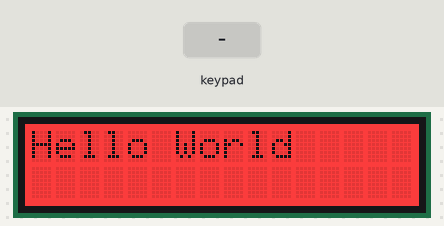
Simulated run of this sketch. Board: Arduino Uno, built with avr-gcc and run on an emulated ATmega328P. On the bench: 16×2 character LCD. The inputs (shaded band) are chosen by the test bench. What the sketch prints to the serial monitor is not drawn.

Above: at 1.2 s.
1.3 s: key 'U' pressed
At 1.4 s:
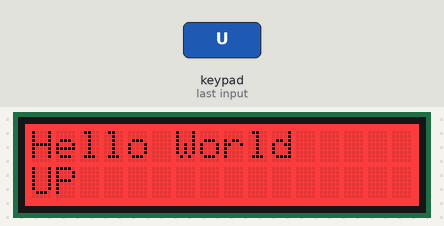
3.0 s: key 'D' pressed
At 3.1 s:
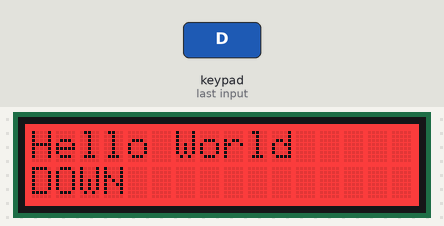
4.7 s: key 'L' pressed
At 4.8 s:
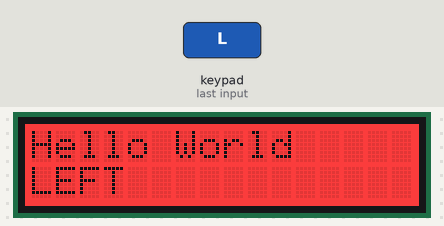
6.4 s: key 'R' pressed
At 6.5 s:
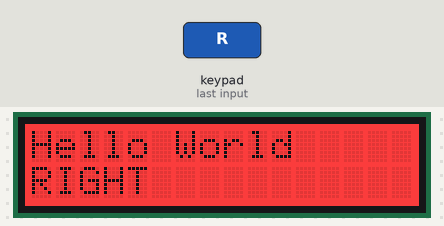
8.1 s: key 'S' pressed
At 8.21 s:
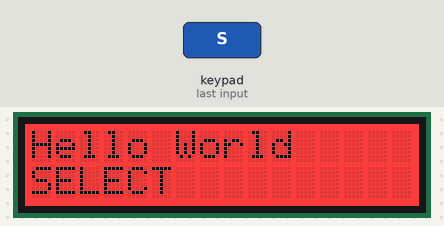
Timing chart, 0 to 10.8 s (numbered marks = the images above; inputs shaded):
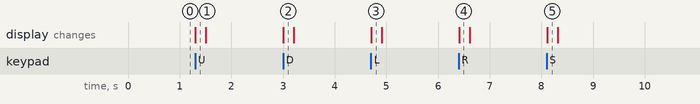

The sketch:

1.ino
```cpp
// Lab1.ino

#include <Wire.h>
#include <Adafruit_RGBLCDShield.h>
#include <utility/Adafruit_MCP23017.h>

Adafruit_RGBLCDShield lcd = Adafruit_RGBLCDShield();  // Create lcd object which has methods to control the display
// lcd.write() prints the variable one character at a time
// lcd.print(var); prints the variable var to the display

void basicInput();
void slightlyBetterInput();
void writingToLCD();
void lcdButtons();
void stringFunction();
void printing();

void clearSpaces(int x);

char incomingChar = 0;
String incomingString = "";
uint8_t buttons;

void setup() {
  Serial.begin(9600);  // Define the baud rate for serial communication.

  lcd.begin(16, 2);     // lcd.begin(cols,rows); Not 0 indexed
  lcd.setBacklight(1);  // 0->7 for colours
  lcd.setCursor(0, 0);  // lcd.setCursor(x, y);

  Serial.println("Hello, World!");
  lcd.println(F("Hello World"));  // Adds characters to the end (escape character for newline and carriage return)
  // ^^ fix could be a constant for hello world and trim it
  // Flash memory to save on memory -> see printing
  lcd.setCursor(0, 1);


}

void loop() {

  lcdButtons();
}

// Functions

void basicInput() {
  // Serial.available gets the num of bytes (characters) available for reading from the serial port.
  // [data that has already arrived and stored in the serial recieve buffer (holds 64bytes)]
  if (Serial.available() > 0) {  // Only true when data is stored in the serial recieve buffer.
    // Having both uncommented means the first line removes one letter from the buffer and
    // the second line takes the rest of the buffer as a string to print it.
    incomingChar = Serial.read();          // Takes each character from the buffer
    incomingString = Serial.readString();  // Takes whole string from buffer

    Serial.print("String recieved: ");
    Serial.println(incomingString);
    Serial.print("I recieved: ");
    Serial.println(incomingChar);
  }
}

void slightlyBetterInput() {
  Serial.println("Enter data:");
  // Paused execution until data available wheres if statement allows further execution
  while (Serial.available() == 0) {}  // Wait for available data

  String inputString = Serial.readString();  // read until timeout [ie end of buffer]
  // Serial.readStringUntil() -> reads till terminating character (char). What is the benefit??
  inputString.trim();  // remove any \r \n whitespace at the end of the string

  if (inputString == "COA202") {
    Serial.println("This is Embedded Systems Programming");
  } else {
    Serial.println("This is something else");
  }
}

void writingToLCD() {
  /*  write accepts a byte as an argument,
      as a string is passed it is not a single character and therefore not a byte.
      The pointer to the string (char arr) is converted to a number and that ASCII
      character is shown.
      */
  lcd.write("W");

  lcd.setCursor(0, 1);
  lcd.print("Hello ");


  lcd.write('W');
  lcd.write('o');
  lcd.print("rld");

}

void lcdButtons() {
  buttons = lcd.readButtons();
  // Bitstring (binary integer) each bit corresponds to a button
  // the last bit, least significant BIT is for select (1), then right (10 = 2) etc etc

  //Serial.println(uint8_t(buttons), BIN);
  // Buttons usually returns 0, however if a button is pressed, then a number is displayed (the number correlating with the byte)
  // ie 0 = nothing, 1 = select, 2 = right, 4 = down, 8 = up, left = 16 etc
  // Clear the screen with new messages ""
  // When button release, should be hidden
  // Write a function to clear x spaces from starting position x
  lcd.setCursor(0,1);
  if (buttons & BUTTON_RIGHT) {
    lcd.print("RIGHT");
  } else if (buttons & BUTTON_DOWN) {
    lcd.print("DOWN");
  } else if (buttons & BUTTON_LEFT) {
    lcd.print("LEFT");
  } else if (buttons & BUTTON_UP) {
    lcd.print("UP");
  } else if (buttons & BUTTON_SELECT) {
    lcd.print("SELECT");
  } else if (!buttons) {
    clearSpaces(6);
  }

}

void clearSpaces(int x) {
  lcd.setCursor(0,1);

  for (int i = 0; i < x + 1; i++) {
    lcd.write(' ');
  }

  lcd.setCursor(0, 1);
}

void stringFunction() {
  String my_str = "Hello World";
  char letter = my_str[0];  // alternatively my_str.charAt(n)
  Serial.println(letter);
  //String lower_my_str = my_str.toLowerCase(); <-- Does not return anything,mutates the original string
  my_str.toLowerCase();
  Serial.println(my_str);
}

void printing() {
  // Numbers get casted to string automatically
  // Conversions for nums can be done natively in print aswell (also using String() same thing could be done)
  Serial.println(202);
  Serial.println(3.14159);
  Serial.println('M');  // '' For char, "" for string
  Serial.println("Hello COA202!");
  Serial.println(202, BIN);
  Serial.println(202, OCT);
  Serial.println(202, DEC);
  Serial.println(202, HEX);
  Serial.println(3.14159, 0);  // to x decimal places
  Serial.println(3.14159, 2);
  Serial.println(3.14159, 4);
  // String literals take up alot of space in SRAM, therefore wrap string literal in F wrapper to ensure saved in Flash Memory
  Serial.println(F("Hello COA202!"));  // Passes Flash-Memory based strings
  Serial.print("Hello ");
  Serial.print("\t");
  Serial.print("COA202");
  Serial.println(" !");
  Serial.print("\n");
  Serial.print("Hello part B");
  Serial.print("\r");
  Serial.println("Hello Part A");
  for (int i = 0; i < 10; i++) {
    Serial.println(i);
    delay(10);  // in ms [100ms => 1s]
  }
}
```

Measured:
- after the input at 1.3 s, the display: changes at once (image 1)
- after the input at 3.0 s, the display: changes at once (image 2)
- after the input at 4.7 s, the display: changes at once (image 3)
- after the input at 6.4 s, the display: changes at once (image 4)
- after the input at 8.1 s, the display: changes at once (image 5)
